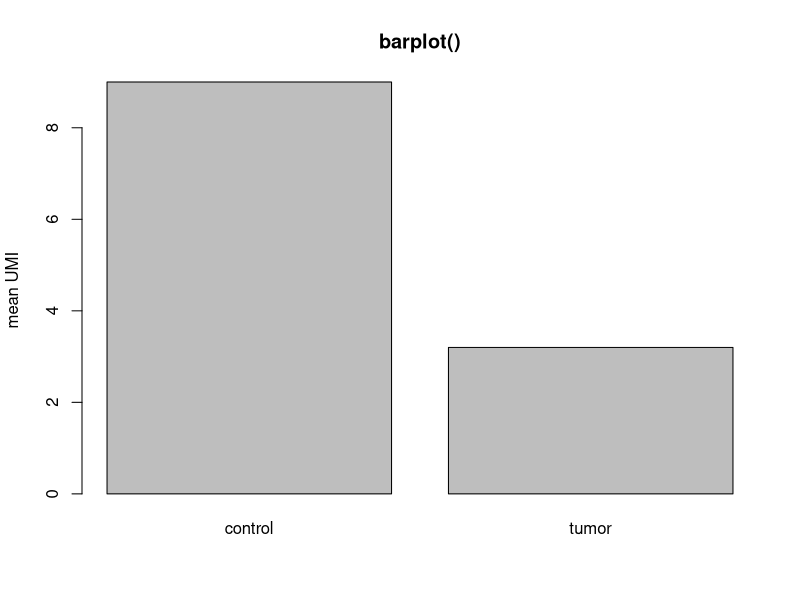

Write the R code that produced this figure.
png("bar_plot.png", width = 900, height = 600)

v <- c(2, 5, 8, 12, 18, 1, 2, 3, 4, 6)              # UMI, 10 spots
g <- rep(c("control", "tumor"), each = 5)           # 5 + 5

barplot(tapply(v, g, mean), main = "barplot()", ylab = "mean UMI")

dev.off()
